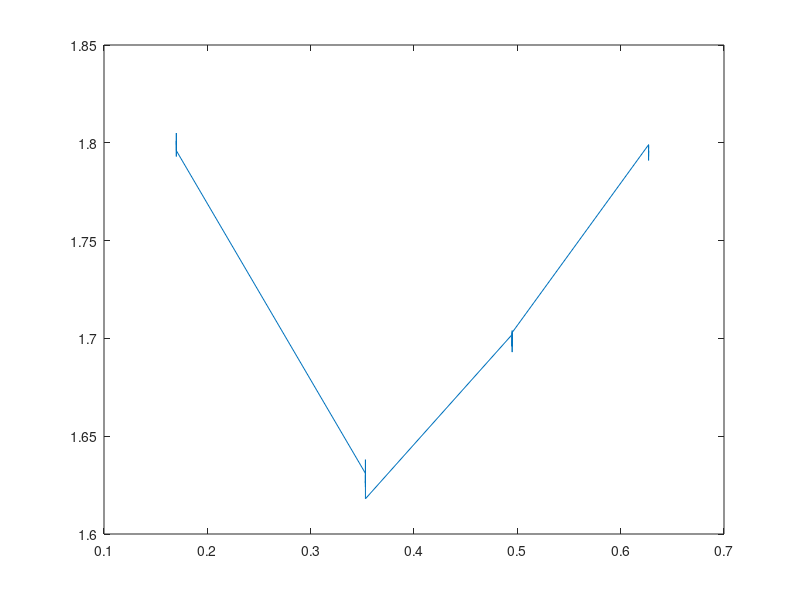
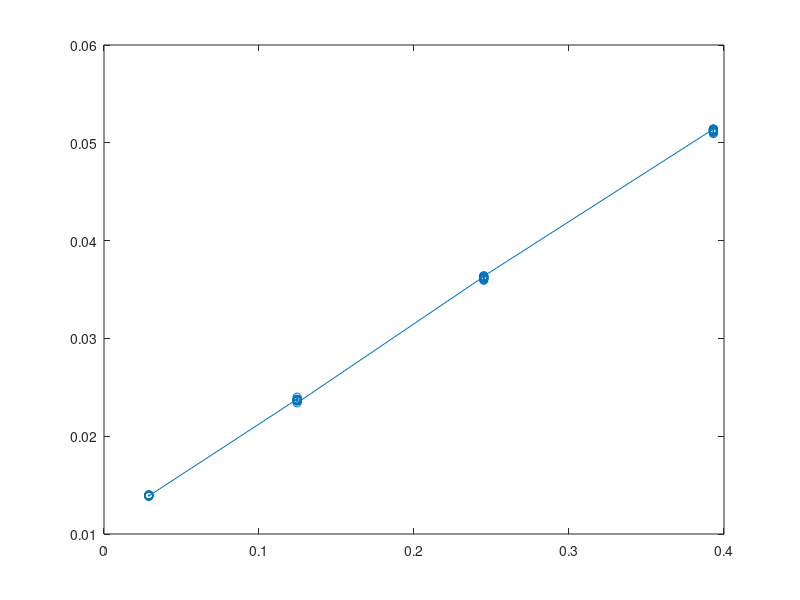
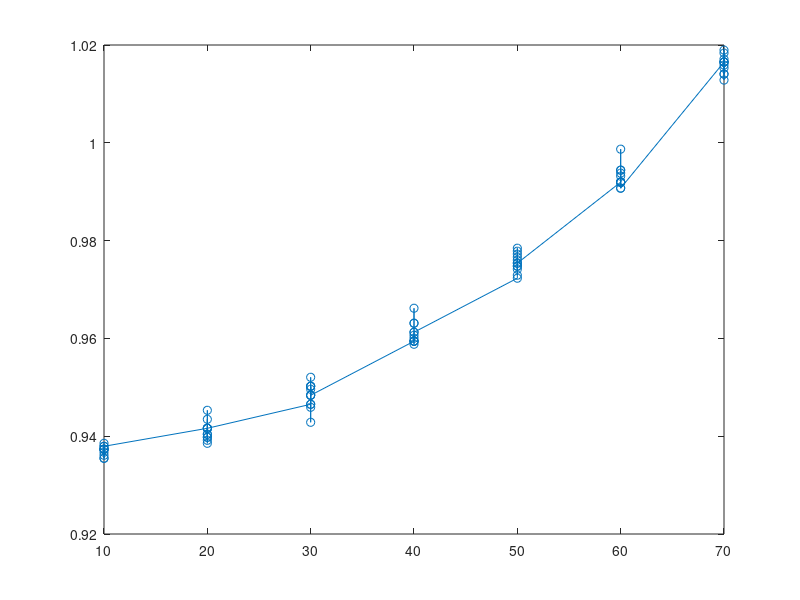

Reproduce these figures in MATLAB, in order.
A = importdata("CePendel2.csv");

lengths = A(:,1);
times = A(:,2);

x = lengths;
y = times;

plot(x, y);
print -deps epsFig2

for i = 1:length(lengths)
    y(i) = lengths(i)*times(i)*times(i)/(4*pi*pi); %the y in y = kx + m
    x(i) = lengths(i)*lengths(i); %the x in y = kx + m
end

x = x.';
y = y.';

p = polyfit(x,y,1)
figure(1);
plot(x,y, '-o')
print -deps epsFig

%column 1 is pendulum lengths, column 2 is the angle and column 3 is 
B = importdata("CePendel1Angle.csv");
lengths = B(:,1);
angles = B(:,2);
times = B(:,3);

%times for small angles
tForSmallAngles = 2*pi*sqrt((p(2)/lengths(1))+(p(1)*lengths(1)));

for i = 1:length(times)
   times(i) = times(i)/tForSmallAngles; 
end

p = polyfit(angles, times, 3)
figure(2);
plot(angles, times, '-o');
print -deps epsFig2 
